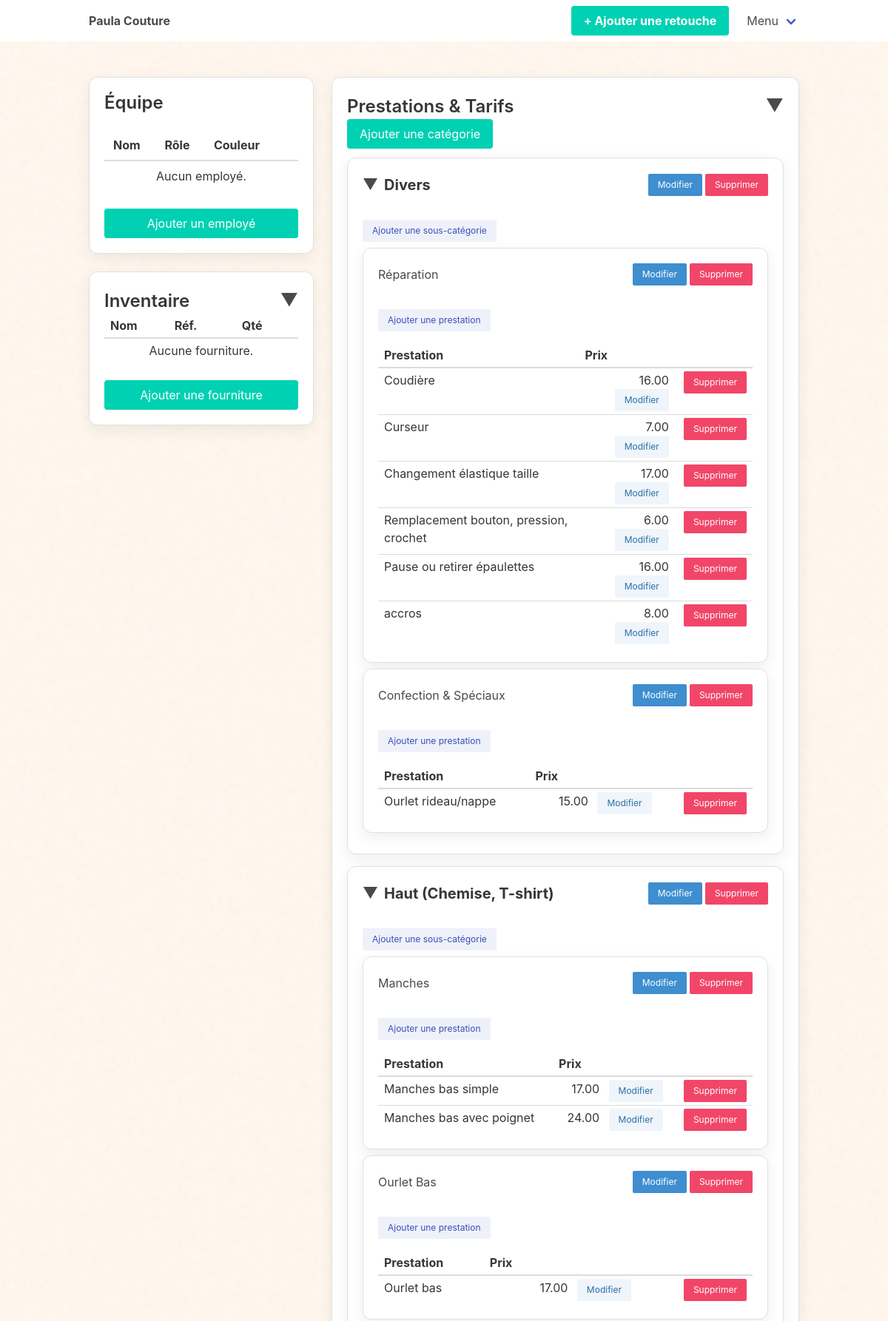
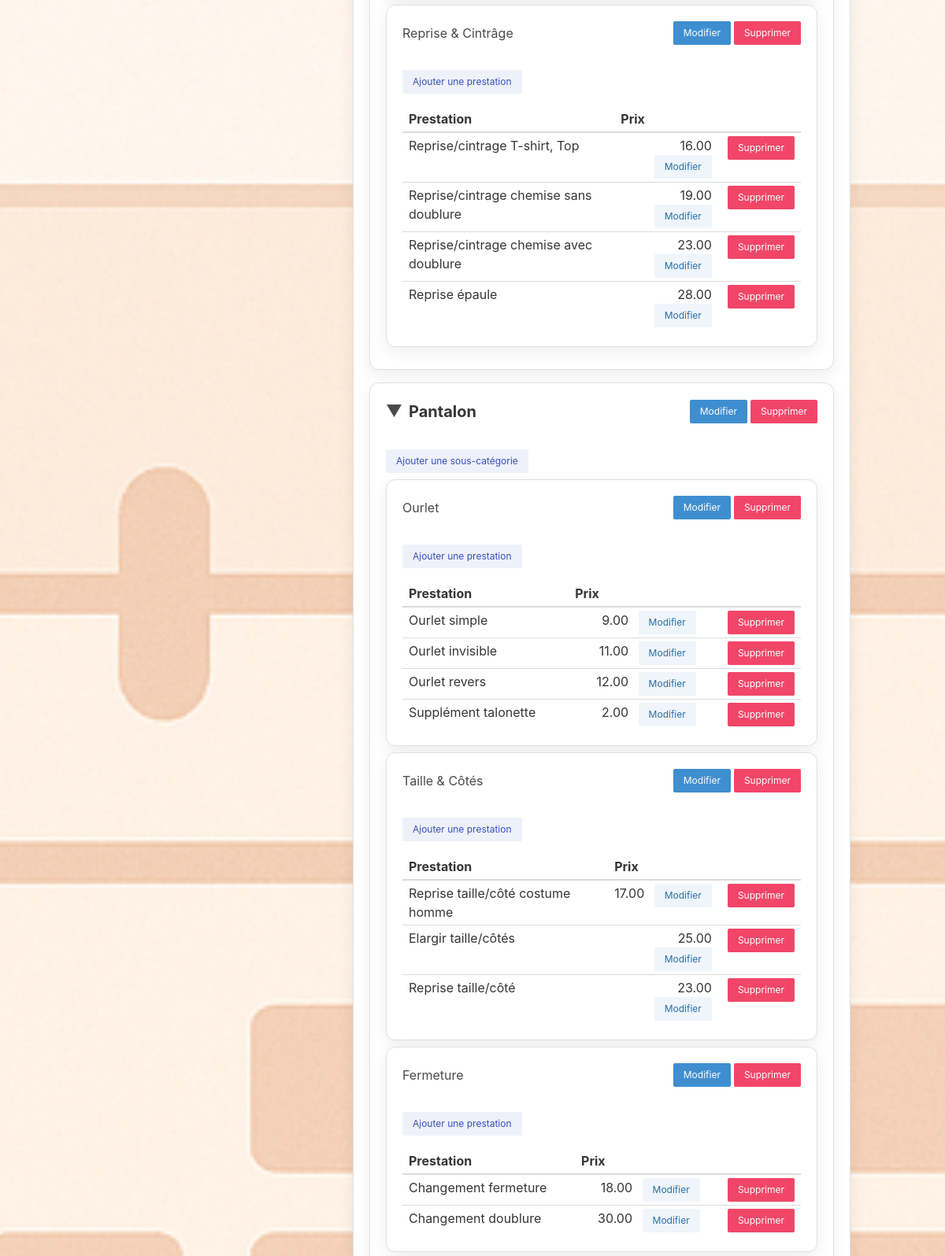
Screenshot of /parametres (upper part) with the database file from the repository (2 pictures, top to bottom).
### mon_atelier/routes.py (models this page shows, shortened)
class Categorie(db.Model):
    id = db.Column(db.Integer, primary_key=True)
    nom = db.Column(db.String(100), nullable=False, unique=True)
    sous_categories = db.relationship('SousCategorie', backref='categorie', lazy='dynamic', cascade="all, delete-orphan")

class SousCategorie(db.Model):
    id = db.Column(db.Integer, primary_key=True)
    nom = db.Column(db.String(100), nullable=False)
    categorie_id = db.Column(db.Integer, db.ForeignKey('categorie.id'), nullable=False)
    details_retouches = db.relationship('DetailRetouche', backref='sous_categorie', lazy='dynamic', cascade="all, delete-orphan")

class DetailRetouche(db.Model):
    id = db.Column(db.Integer, primary_key=True)
    nom = db.Column(db.String(100), nullable=False)
    prix = db.Column(db.Float, nullable=True)
    sous_categorie_id = db.Column(db.Integer, db.ForeignKey('sous_categorie.id'), nullable=False)
    fournitures = db.relationship('Fourniture', secondary=retouche_fournitures, lazy='subquery',
    backref=db.backref('details_retouche', lazy=True))

### mon_atelier/routes.py (the view)
@app.route('/parametres')
def parametres():
    categories = Categorie.query.order_by(Categorie.nom).all()
    employes = Employe.query.order_by(Employe.nom).all()
    fournitures = Fourniture.query.order_by(Fourniture.nom).all()
    return render_template('parametres.html', categories=categories, employes=employes, fournitures=fournitures)

### mon_atelier/__init__.py (called while the page is built)
@app.context_processor
def inject_config():
    return dict(config=app.config)

@app.context_processor
def inject_timedelta():
    return dict(timedelta=timedelta)

### mon_atelier/templates/parametres.html (shortened to what this page needs)
{% extends 'base.html' %}
{% block content %}
<section class="section" style="background: #f7f8fa; min-height: 100vh;">
    <div class="container">
        <div class="columns">
            <div class="column is-one-third">
                <div class="box mb-5">
                    <h2 class="title is-4">Équipe</h2>
                    <table class="table is-fullwidth is-hoverable">
                        <thead>
                            <tr><th>Nom</th><th>Rôle</th><th>Couleur</th><th></th></tr>
                        </thead>
                        <tbody>
                            {% for employe in employes %}
                            <tr>
                                <td>{{ employe.nom }}</td>
                                <td>{{ employe.role }}</td>
                                <td>
                                    {% if employe.couleur %}
                                        <span style="display:inline-block;width:22px;height:22px;border-radius:50%;background:{{ employe.couleur }}; border:1px solid #ccc;vertical-align:middle;"></span>
                                        <span style="font-size:0.9em;vertical-align:middle;">{{ employe.couleur }}</span>
                                    {% else %}-{% endif %}
                                </td>
                                <td class="has-text-right">
                                    <button class="button is-small is-info js-edit-employe" data-id="{{ employe.id }}" data-nom="{{ employe.nom }}" data-role="{{ employe.role }}" data-couleur="{{ employe.couleur or '' }}">Modifier</button>
                                    <form method="post" action="{{ url_for('supprimer_employe', employe_id=employe.id) }}" style="display:inline;">
                                        <button class="button is-danger is-small ml-1" onclick="return confirm('Supprimer cet employé ?');">Supprimer</button>
                                    </form>
                                </td>
                            </tr>
                            {% else %}
                            <tr><td colspan="4" class="has-text-centered">Aucun employé.</td></tr>
                            {% endfor %}
                        </tbody>
                    </table>
                    <button class="button is-primary is-fullwidth mt-2" id="btn-ajouter-employe">Ajouter un employé</button>
                </div>
                                <div class="box">
                                    <div style="display:flex; align-items:center; cursor:pointer;" id="toggle-inventaire">
                                        <h2 class="title is-4" style="flex:1; margin-bottom:0;">Inventaire</h2>
                                        <span id="inventaire-arrow" style="transition: transform 0.2s; font-size:1.5rem;">&#9660;</span>
                                    </div>
                                    <div id="inventaire-content">
                                        <table class="table is-fullwidth is-hoverable is-narrow">
                                                <thead>
                                                        <tr><th>Nom</th><th>Réf.</th><th class="has-text-centered">Qté</th><th></th></tr>
                                                </thead>
                                                <tbody>
                                                        {% for fourniture in fournitures %}
                                                        <tr>
                                                                <td>{{ fourniture.nom }}</td>
                                                                <td>{{ fourniture.reference or '-' }}</td>
                                                                <td class="has-text-centered">{{ fourniture.quantite }}</td>
                                                                <td class="has-text-right">
                                                                        <button class="button is-small is-info js-edit-fourniture" data-id="{{ fourniture.id }}" data-nom="{{ fourniture.nom }}" data-reference="{{ fourniture.reference or '' }}" data-quantite="{{ fourniture.quantite }}">Modifier</button>
                                                                        <form method="post" action="{{ url_for('supprimer_parametre', type='fourniture', id=fourniture.id) }}" style="display:inline;">
                                                                                <button class="button is-danger is-small ml-1" onclick="return confirm('Supprimer cette fourniture ?');">Supprimer</button>
                                                                        </form>
                                                                </td>
                                                        </tr>
                                                        {% else %}
                                                        <tr><td colspan="4" class="has-text-centered">Aucune fourniture.</td></tr>
                                                        {% endfor %}
                                                </tbody>
                                        </table>
                                        <button class="button is-primary is-fullwidth mt-2" id="btn-ajouter-fourniture">Ajouter une fourniture</button>
                                    </div>
                                </div>
            </div>
            <div class="column is-two-thirds">
                <div class="box">
                  <div style="display:flex; align-items:center; cursor:pointer;" id="toggle-prestations">
                    <h2 class="title is-4" style="flex:1; margin-bottom:0;">Prestations & Tarifs</h2>
                    <span id="prestations-arrow" style="transition: transform 0.2s; font-size:1.5rem;">&#9660;</span>
                  </div>
                  <div id="prestations-content">
                    <button class="button is-primary mb-3" id="btn-ajouter-categorie">Ajouter une catégorie</button>
                    <div id="categories-accordeon">
                        {% for cat in categories %}
                        <div class="box mb-4">
                            <div class="level is-mobile cat-toggle" style="cursor:pointer;" data-cat-id="{{ cat.id }}">
                                <div class="level-left">
                                    <span class="cat-arrow" style="transition: transform 0.2s; font-size:1.3rem; margin-right:8px;">&#9660;</span>
                                    <strong class="is-size-5">{{ cat.nom }}</strong>
                                </div>
                                <div class="level-right">
                                    <button class="button is-small is-info js-edit-categorie" data-id="{{ cat.id }}" data-nom="{{ cat.nom }}" onclick="event.stopPropagation();">Modifier</button>
                                    <form method="post" action="{{ url_for('supprimer_parametre', type='categorie', id=cat.id) }}" style="display:inline;" onclick="event.stopPropagation();">
                                        <button class="button is-danger is-small ml-1" onclick="return confirm('Supprimer cette catégorie et tout son contenu ?');">Supprimer</button>
                                    </form>
                                </div>
                            </div>
                            <div class="cat-content" data-cat-id="{{ cat.id }}">
                                <button class="button is-link is-light is-small mt-2 mb-2 js-ajouter-sous-categorie" data-categorie-id="{{ cat.id }}">Ajouter une sous-catégorie</button>
                                {% for sc in cat.sous_categories %}
                                <div class="box mb-2">
                                    <div class="level is-mobile">
                                        <div class="level-left">
                                            <span class="is-size-6">{{ sc.nom }}</span>
                                        </div>
                                        <div class="level-right">
                                            <button class="button is-small is-info js-edit-sous-categorie" data-id="{{ sc.id }}" data-nom="{{ sc.nom }}">Modifier</button>
                                            <form method="post" action="{{ url_for('supprimer_parametre', type='sous_categorie', id=sc.id) }}" style="display:inline;">
                                                <button class="button is-danger is-small ml-1" onclick="return confirm('Supprimer cette sous-catégorie et ses prestations ?');">Supprimer</button>
                                            </form>
                                        </div>
                                    </div>
                                    <button class="button is-link is-light is-small mt-2 mb-2 js-ajouter-prestation" data-sous-categorie-id="{{ sc.id }}">Ajouter une prestation</button>
                                    <table class="table is-fullwidth is-hoverable is-narrow mt-2">
                                        <thead>
                                            <tr><th>Prestation</th><th>Prix</th><th></th></tr>
                                        </thead>
                                        <tbody>
                                            {% for detail in sc.details_retouches %}
                                            <tr>
                                                <td>{{ detail.nom }}</td>
                                                <td class="has-text-right">
                                                    <span class="price-text" data-id="{{ detail.id }}">{{ "%.2f"|format(detail.prix) if detail.prix is not none else '-' }}</span>
                                                    <button class="button is-small is-info is-light edit-price-btn ml-2" data-id="{{ detail.id }}">Modifier</button>
                                                </td>
                                                <td class="has-text-right">
                                                    <form method="post" action="{{ url_for('supprimer_parametre', type='detail', id=detail.id) }}" style="display:inline;">
                                                        <button class="button is-danger is-small ml-1" onclick="return confirm('Supprimer cette prestation ?');">Supprimer</button>
                                                    </form>
                                                </td>
                                            </tr>
                                            {% else %}
                                            <tr><td colspan="3" class="has-text-centered">Aucune prestation.</td></tr>
                                            {% endfor %}
                                        </tbody>
                                    </table>
                                </div>
                                {% endfor %}
                            </div>
                        </div>
                        {% else %}
                        <div class="notification is-info">Aucune catégorie créée.</div>
                        {% endfor %}
                    </div>
                  </div>
                </div>
            </div>
        </div>
    </div>
</section>
{% endblock %}

### mon_atelier/templates/base.html (shortened to what this page needs)
<!DOCTYPE html>
<html lang="fr">
<head>
    <link rel="stylesheet" href="https://cdn.jsdelivr.net/npm/bulma@0.9.4/css/bulma.min.css">
    <link rel="stylesheet" href="https://cdnjs.cloudflare.com/ajax/libs/font-awesome/6.2.0/css/all.min.css">
    <link rel="stylesheet" href="{{ url_for('static', filename='css/custom.css') }}">
</head>
<body>
    {% include 'navbar.html' %}
    {% block content %}{% endblock %}
</body>
</html>

### mon_atelier/templates/navbar.html (shortened to what this page needs)
<nav class="navbar" role="navigation" aria-label="main navigation">
    <div class="container">
        <div class="navbar-brand">
            <a class="navbar-item" href="{{ url_for('index') }}">
                <strong>Paula Couture</strong>
            </a>
        </div>
        <div id="navbarBasicExample" class="navbar-menu">
            <div class="navbar-end">
                <div class="navbar-item">
                    <div class="buttons">
                        <a href="{{ url_for('ajouter_retouche') }}" class="button is-primary">
                            <strong>+ Ajouter une retouche</strong>
                        </a>
                    </div>
                </div>
                <div class="navbar-item has-dropdown is-hoverable">
                    <a class="navbar-link">
                        Menu
                    </a>
                </div>
            </div>
        </div>
    </div>
</nav>

### mon_atelier/static/css/custom.css (style rules this page uses)
html { background-image: url('/static/images/fond_calendrier.png') !important; background-size: cover !important; background-position: center !important; background-attachment: fixed !important; }
body { background-color: transparent !important; }
.section { background-color: transparent !important; }
.box { background: #fff !important; box-shadow: 0 6px 20px rgba(0,0,0,0.07); border-radius: 12px; border: 1px solid #e0e0e0; }

### mon_atelier/templates/base.html (style rules this page uses)
body { background-color: #f6f6ff; }
.box { background-color: white; }

### rows the page displays
Categorie: nom "Divers"
SousCategorie: nom "Réparation"
DetailRetouche: nom "Coudière", prix "16.00"
DetailRetouche: nom "Curseur", prix "7.00"
DetailRetouche: nom "Changement élastique taille", prix "17.00"
DetailRetouche: nom "Remplacement bouton, pression, crochet", prix "6.00"
DetailRetouche: nom "Pause ou retirer épaulettes", prix "16.00"
DetailRetouche: nom "accros", prix "8.00"
SousCategorie: nom "Confection & Spéciaux"
DetailRetouche: nom "Ourlet rideau/nappe", prix "15.00"
Categorie: nom "Haut (Chemise, T-shirt)"
SousCategorie: nom "Manches"
DetailRetouche: nom "Manches bas simple", prix "17.00"
DetailRetouche: nom "Manches bas avec poignet", prix "24.00"
SousCategorie: nom "Ourlet Bas"
DetailRetouche: nom "Ourlet bas", prix "17.00"
SousCategorie: nom "Reprise & Cintrâge"
DetailRetouche: nom "Reprise/cintrage T-shirt, Top", prix "16.00"
DetailRetouche: nom "Reprise/cintrage chemise sans doublure", prix "19.00"
DetailRetouche: nom "Reprise/cintrage chemise avec doublure", prix "23.00"
DetailRetouche: nom "Reprise épaule", prix "28.00"
Categorie: nom "Pantalon"
SousCategorie: nom "Ourlet"
DetailRetouche: nom "Ourlet simple", prix "9.00"
DetailRetouche: nom "Ourlet invisible", prix "11.00"
DetailRetouche: nom "Ourlet revers", prix "12.00"
DetailRetouche: nom "Supplément talonette", prix "2.00"
SousCategorie: nom "Taille & Côtés"
DetailRetouche: nom "Reprise taille/côté costume homme", prix "17.00"
DetailRetouche: nom "Elargir taille/côtés", prix "25.00"
DetailRetouche: nom "Reprise taille/côté", prix "23.00"
SousCategorie: nom "Fermeture"
DetailRetouche: nom "Changement fermeture", prix "18.00"
DetailRetouche: nom "Changement doublure", prix "30.00"
